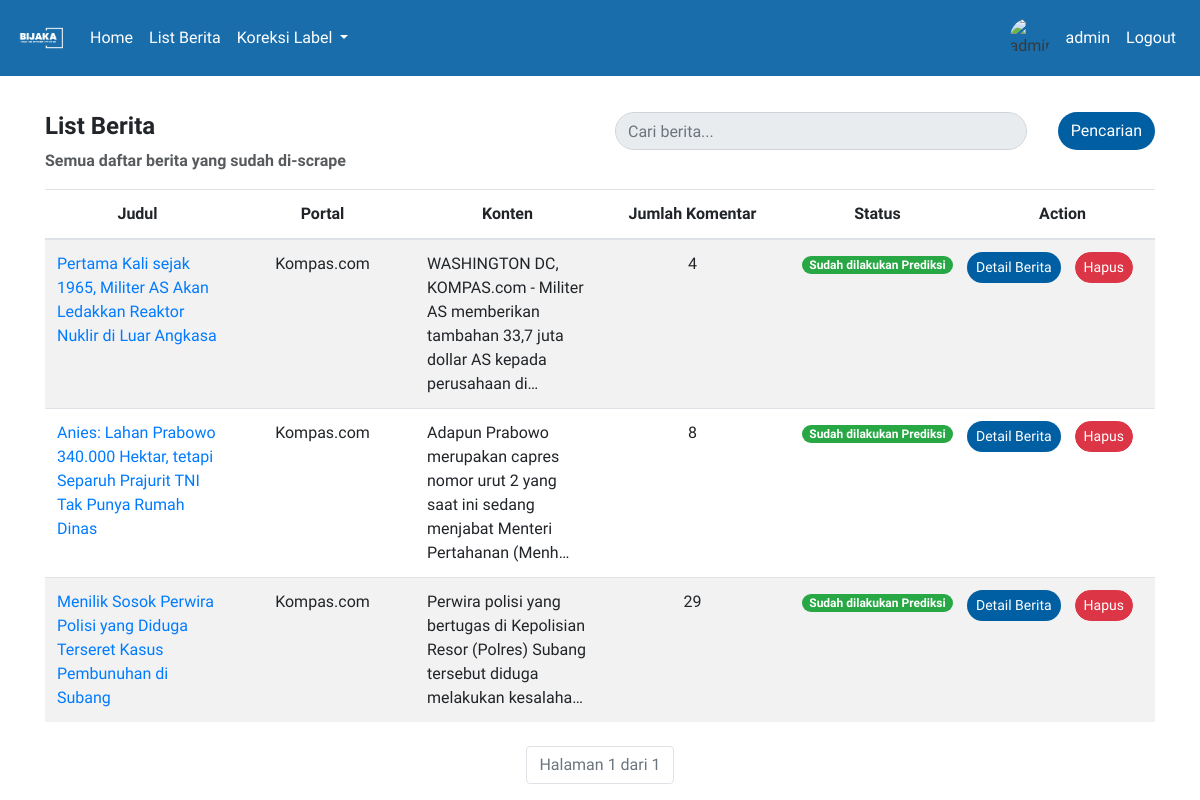
Page /list_berita/ (signed in) on the earlier database version.
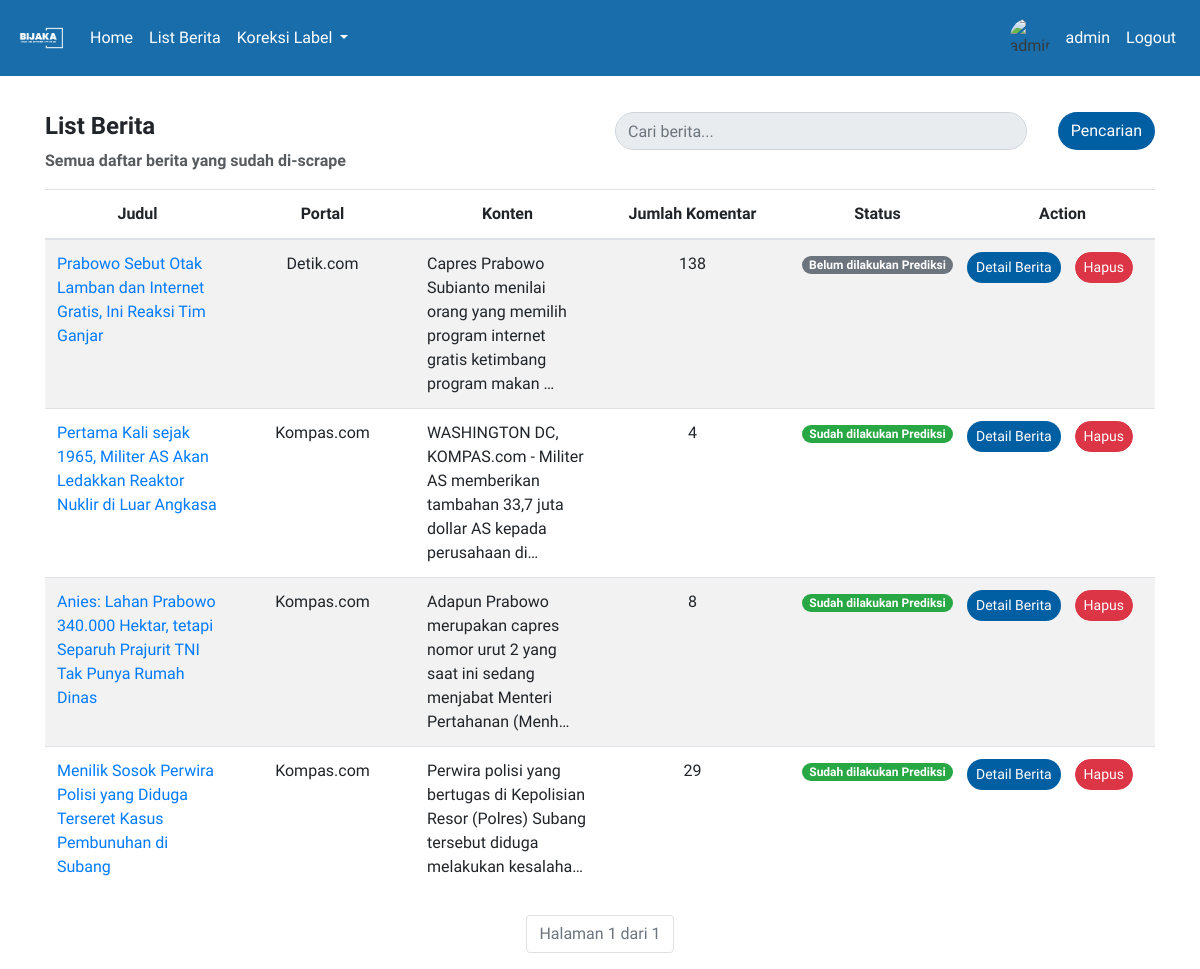
Same page on the later database version.
### hateapp/models.py (models this page shows, shortened)
class Berita(models.Model):
    link = models.URLField()
    portal = models.CharField(max_length=50)
    judul = models.CharField(max_length=255)
    konten = models.TextField()
    jumlah_komentar = models.PositiveIntegerField()
    timestamp_scrape = models.DateTimeField(verbose_name='Timestamp Scrape')
    @property
    def status_prediksi(self):
        return all(komentar.prediksi is not None for komentar in self.komentar_set.all())

### hateapp/views.py (the view)
# urls.py: path('list_berita/', views.list_berita, name="list_berita"),
def list_berita(request):
    form = BeritaSearchForm(request.GET)
    berita_list = Berita.objects.order_by('-timestamp_scrape')
    if form.is_valid():
        search_query = form.cleaned_data['search']
        if search_query:
            berita_list = berita_list.filter(
                Q(judul__icontains=search_query) |
                Q(portal__icontains=search_query) |
                Q(konten__icontains=search_query)
            )
    page = request.GET.get('page', 1)
    paginator = Paginator(berita_list, 5)
    try:
        berita = paginator.page(page)
    except PageNotAnInteger:
        berita = paginator.page(1)
    except EmptyPage:
        berita = paginator.page(paginator.num_pages)
    return render(request, 'list_berita.html', {'berita_list': berita, 'berita': berita, 'form': form})

### hateapp/forms.py
class BeritaSearchForm(forms.Form):
    search = forms.CharField(max_length=255, required=False)

### templates/list_berita.html (shortened to what this page needs)
{% extends 'base.html' %}
{% block content %}
<div class="row">
    <div class="col-6">
        <h4><strong>List Berita</strong></h4>
        <p style="opacity: 0.75;"><strong>Semua daftar berita yang sudah di-scrape</strong></p>
    </div>
    <div class="col-6 text-left">
        <form method="get" action="{% url 'list_berita' %}">
            <div class="form-group">
                <div class="input-group mb-3">
                    <input style="border-radius: 20px;" type="text" class="form-control" placeholder="Cari berita..." name="search" value="{{ request.GET.search }}" autocomplete="off" readonly onfocus="this.removeAttribute('readonly');">
                    <div class="input-group-append">
                        <button class="btn" type="submit" style="background-color: #005EA2; color: #fff; border-radius: 20px; margin-left: 2em;">Pencarian</button>
                    </div>
                </div>
            </div>
        </form>
    </div>
</div>
<table class="table table-striped" style="table-layout: fixed; width: 100%;">
    <thead class="text-center">
        <tr>
            <th>Judul</th>
            <th>Portal</th>
            <th>Konten</th>
            <th>Jumlah Komentar</th>
            <th>Status</th>
            <th>Action</th>
        </tr>
    </thead>
    <tbody>
        {% for berita in berita_list %}
            <tr>
                <td style="width: 20%; text-wrap: wrap;"><a href="{{berita.link}}" class="text-decoration-none" target="_blank">{{ berita.judul }}</a></td>
                <td class="text-center" style="width: 15%;">{{ berita.portal }}</td>
                <td style="width: 35%;">{{ berita.konten|truncatechars:100 }}</td>
                <td class="text-center" style="width: 10%;">{{ berita.jumlah_komentar }}</td>
                <td class="text-center" style="width: 5%;">
                    {% if berita.status_prediksi %}
                        <span class="badge badge-pill badge-success">Sudah dilakukan Prediksi</span>
                    {% else %}
                        <span class="badge badge-pill badge-secondary">Belum dilakukan Prediksi</span>
                    {% endif %}
                </td>
                <td class="text-center" style="width: 5%;">
                    {% if user.is_staff %}
                    <div class="row">
                        <a href="{% url 'detail_berita' berita_id=berita.id %}" class="btn btn-sm" style="background-color: #005EA2; color: #fff; border-radius: 20px; margin-right: 1em;">Detail Berita</a>
                        <button type="button" class="btn btn-sm btn-danger" data-toggle="modal" data-target="#deleteModal{{ berita.id }}" style="border-radius: 20px;">
                            Hapus
                        </button>
                    </div>
                {% else %}
                        <a href="{% url 'detail_berita' berita_id=berita.id %}" class="btn btn-sm" style="background-color: #005EA2; color: #fff; border-radius: 20px; margin-right: 1em;">Detail Berita</a>
                {% endif %}
                </td>
            </tr>
        {% endfor %}
    </tbody>
</table>
    <div class="pagination mt-4 d-flex justify-content-center">
        <ul class="pagination justify-content-center">
            <li class="page-item disabled">
                <span class="page-link">
                    Halaman {{ berita.number }} dari {{ berita.paginator.num_pages }}
                </span>
            </li>
        </ul>
    </div>
{% endblock %}

Differences in the rows shown:
added Berita: judul "Prabowo Sebut Otak Lamban dan Internet Gratis, Ini Reaksi Tim Ganjar", portal "Detik.com", konten "Capres Prabowo Subianto menilai orang yang memilih program internet gratis ketimbang program makan …", jumlah_komentar "138", shows "Belum dilakukan Prediksi"
